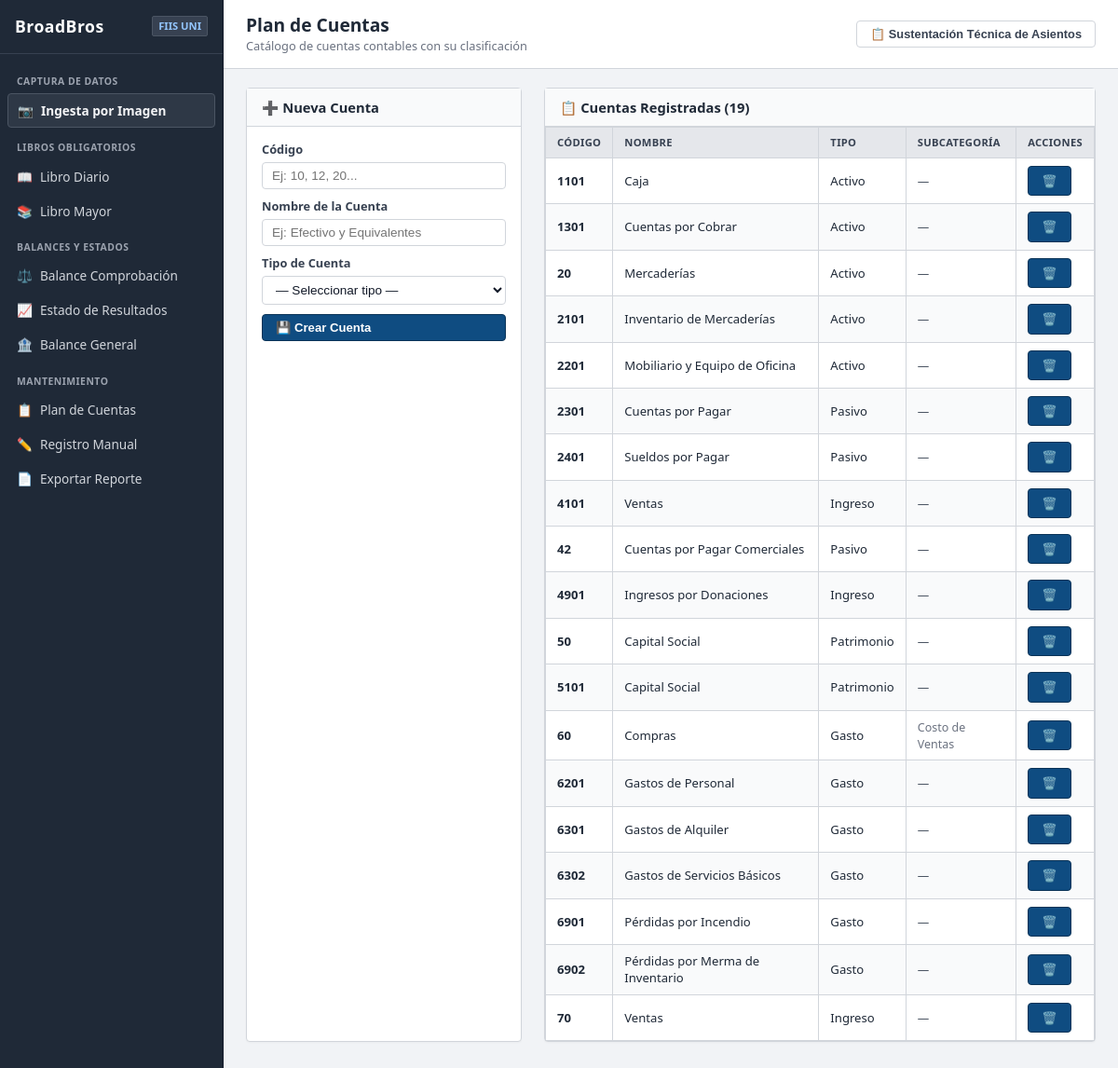
The page /cuentas/ on the database its author committed.
### core/models.py (models this page shows, shortened)
class CuentaContable(models.Model):
    TIPO_CHOICES = [
        ('activo', 'Activo'),
        ('pasivo', 'Pasivo'),
        ('patrimonio', 'Patrimonio'),
        ('ingreso', 'Ingreso'),
        ('gasto', 'Gasto'),
    ]
    SUBCATEGORIA_CHOICES = [
        ('', 'General'),
        ('costo_ventas', 'Costo de Ventas'),
        ('gasto_operativo', 'Gasto Operativo'),
        ('gasto_financiero', 'Gasto Financiero'),
        ('otro_ingreso', 'Otro Ingreso'),
        ('otro_gasto', 'Otro Gasto'),
    ]
    codigo = models.CharField(max_length=20, unique=True, verbose_name='Código')
    nombre = models.CharField(max_length=200, verbose_name='Nombre')
    tipo = models.CharField(max_length=20, choices=TIPO_CHOICES, verbose_name='Tipo')
    subcategoria = models.CharField(
        max_length=20,
        choices=SUBCATEGORIA_CHOICES,
        blank=True,
        default='',
        verbose_name='Subcategoría (EE.RR.)'
    )
    class Meta:
        ordering = ['codigo']
        verbose_name = 'Cuenta Contable'
        verbose_name_plural = 'Cuentas Contables'
    def __str__(self):
        return f"{self.codigo} - {self.nombre}"

### core/views.py (the view, shortened to what this page needs)
# urls.py: path('cuentas/', views.gestionar_cuentas, name='gestionar_cuentas'),
def gestionar_cuentas(request):
    cuentas = CuentaContable.objects.all()
    context = {
        'cuentas': cuentas,
        'tipos': CuentaContable.TIPO_CHOICES,
        'subcategorias': CuentaContable.SUBCATEGORIA_CHOICES,
    }
    return render(request, 'gestionar_cuentas.html', context)

### core/templatetags/contable_tags.py (called while the page is built)
@register.filter
def tipo_badge(tipo):
    clases = {
        'activo': 'badge-activo',
        'pasivo': 'badge-pasivo',
        'patrimonio': 'badge-patrimonio',
        'ingreso': 'badge-ingreso',
        'gasto': 'badge-gasto',
    }
    return clases.get(tipo, 'badge-default')

### templates/gestionar_cuentas.html (shortened to what this page needs)
{% extends 'base.html' %}
{% load contable_tags %}
{% block page_title %}Plan de Cuentas{% endblock %}
{% block page_subtitle %}Catálogo de cuentas contables con su clasificación{% endblock %}
{% block content %}
<div style="display: grid; grid-template-columns: 1fr 2fr; gap: 24px;">
    <div class="card">
        <div class="card-header">
            <h3>➕ Nueva Cuenta</h3>
        </div>
        <div class="card-body">
            <form method="post" action="{% url 'gestionar_cuentas' %}">
                <div class="form-group">
                    <label for="id_codigo">Código</label>
                    <input type="text" name="codigo" id="id_codigo" class="form-control"
                           placeholder="Ej: 10, 12, 20..." required>
                </div>
                <div class="form-group">
                    <label for="id_nombre">Nombre de la Cuenta</label>
                    <input type="text" name="nombre" id="id_nombre" class="form-control"
                           placeholder="Ej: Efectivo y Equivalentes" required>
                </div>
                <div class="form-group">
                    <label for="id_tipo">Tipo de Cuenta</label>
                    <select name="tipo" id="id_tipo" class="form-control" required onchange="toggleSubcategoria()">
                        <option value="">— Seleccionar tipo —</option>
                    </select>
                </div>
                <button type="submit" class="btn btn-primary" style="width: 100%;">
                    💾 Crear Cuenta
                </button>
            </form>
        </div>
    </div>
    <div class="card">
        <div class="card-header">
            <h3>📋 Cuentas Registradas ({{ cuentas|length }})</h3>
        </div>
        <div class="card-body" style="padding: 0;">
            {% if cuentas %}
            <div class="table-container">
                <table>
                    <thead>
                        <tr>
                            <th>Código</th>
                            <th>Nombre</th>
                            <th>Tipo</th>
                            <th>Subcategoría</th>
                            <th class="text-center">Acciones</th>
                        </tr>
                    </thead>
                    <tbody>
                        {% for cuenta in cuentas %}
                        <tr>
                            <td><strong>{{ cuenta.codigo }}</strong></td>
                            <td>{{ cuenta.nombre }}</td>
                            <td>
                                <span class="badge {{ cuenta.tipo|tipo_badge }}">
                                    {{ cuenta.get_tipo_display }}
                                </span>
                            </td>
                            <td>
                                {% if cuenta.subcategoria %}
                                    <span style="font-size: 0.78rem; color: var(--text-light);">
                                        {{ cuenta.get_subcategoria_display }}
                                    </span>
                                {% else %}
                                    <span style="font-size: 0.78rem; color: var(--text-muted);">—</span>
                                {% endif %}
                            </td>
                            <td class="text-center">
                                <a href="{% url 'eliminar_cuenta' cuenta.id %}"
                                   class="btn btn-sm btn-danger btn-icon"
                                   onclick="return confirm('¿Eliminar la cuenta {{ cuenta }}?');"
                                   title="Eliminar">
                                    🗑️
                                </a>
                            </td>
                        </tr>
                        {% endfor %}
                    </tbody>
                </table>
            </div>
            {% else %}
            <div class="empty-state">
                <div class="empty-icon">📋</div>
                <h4>No hay cuentas registradas</h4>
                <p>Cree cuentas contables usando el formulario de la izquierda</p>
            </div>
            {% endif %}
        </div>
    </div>
</div>
{% endblock %}

### static/css/style.css (style rules this page uses)
:root { --bg-app: #f1f3f6; --surface-card: #ffffff; --border-color: #d1d5db; --border-subtle: #e5e7eb; --sidebar-bg: #1f2937; --sidebar-hover: #374151; --sidebar-active: #111827; --primary-color: #0f4c81; --primary-hover: #0a3357; --text-primary: #111827; --text-muted: #4b5563; --text-light: #6b7280; --color-debe: #047857; --color-haber: #b91c1c; --radius: 4px; }
* { box-sizing: border-box; margin: 0; padding: 0; }
body { background-color: var(--bg-app); color: var(--text-primary); font-family: 'Segoe UI', Tahoma, Geneva, Verdana, sans-serif; font-size: 13.5px; line-height: 1.4; }
.card { background: var(--surface-card); border: 1px solid var(--border-color); border-radius: var(--radius); margin-bottom: 20px; box-shadow: 0 1px 2px rgba(0,0,0,0.03); }
.card-header { background: #f9fafb; padding: 10px 16px; border-bottom: 1px solid var(--border-color); display: flex; justify-content: space-between; align-items: center; }
.card-header h3, .card-header h4 { font-size: 0.92rem; font-weight: 700; color: #1f2937; }
.card-body { padding: 16px; }
.form-group { display: flex; flex-direction: column; gap: 4px; margin-bottom: 10px; }
label { font-size: 0.8rem; font-weight: 600; color: #374151; }
.form-control, input[type="text"], input[type="date"], select { background: #ffffff; border: 1px solid var(--border-color); color: #111827; padding: 6px 10px; border-radius: var(--radius); font-size: 0.85rem; }
table { width: 100%; border-collapse: collapse; background: #ffffff; font-size: 0.82rem; }
th { background: #e5e7eb; color: #374151; font-weight: 700; text-transform: uppercase; font-size: 0.7rem; letter-spacing: 0.3px; padding: 8px 12px; border: 1px solid var(--border-color); text-align: left; }
td { padding: 8px 12px; border: 1px solid var(--border-color); color: #1f2937; }
tr:nth-child(even) { background-color: #f9fafb; }
.btn, .btn-primary { background-color: var(--primary-color); color: #ffffff; border: 1px solid var(--primary-hover); padding: 6px 14px; border-radius: var(--radius); font-weight: 600; font-size: 0.82rem; cursor: pointer; text-decoration: none; display: inline-flex; align-items: center; gap: 6px; }

### rows shown on the page
CuentaContable: codigo "1101", nombre "Caja", tipo "Activo"
CuentaContable: codigo "1301", nombre "Cuentas por Cobrar", tipo "Activo"
CuentaContable: codigo "20", nombre "Mercaderías", tipo "Activo"
CuentaContable: codigo "2101", nombre "Inventario de Mercaderías", tipo "Activo"
CuentaContable: codigo "2201", nombre "Mobiliario y Equipo de Oficina", tipo "Activo"
CuentaContable: codigo "2301", nombre "Cuentas por Pagar", tipo "Pasivo"
CuentaContable: codigo "2401", nombre "Sueldos por Pagar", tipo "Pasivo"
CuentaContable: codigo "4101", nombre "Ventas", tipo "Ingreso"
CuentaContable: codigo "42", nombre "Cuentas por Pagar Comerciales", tipo "Pasivo"
CuentaContable: codigo "4901", nombre "Ingresos por Donaciones", tipo "Ingreso"
CuentaContable: codigo "50", nombre "Capital Social", tipo "Patrimonio"
CuentaContable: codigo "5101", nombre "Capital Social", tipo "Patrimonio"
CuentaContable: codigo "60", nombre "Compras", tipo "Gasto", subcategoria "Costo de Ventas"
CuentaContable: codigo "6201", nombre "Gastos de Personal", tipo "Gasto"
CuentaContable: codigo "6301", nombre "Gastos de Alquiler", tipo "Gasto"
CuentaContable: codigo "6302", nombre "Gastos de Servicios Básicos", tipo "Gasto"
CuentaContable: codigo "6901", nombre "Pérdidas por Incendio", tipo "Gasto"
CuentaContable: codigo "6902", nombre "Pérdidas por Merma de Inventario", tipo "Gasto"
CuentaContable: codigo "70", nombre "Ventas", tipo "Ingreso"

### other values the page prints
{{ cuentas|length }} "19"
